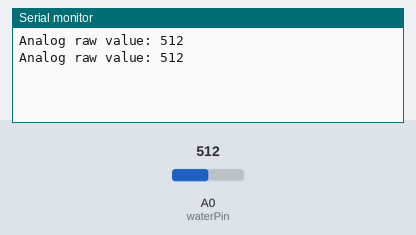
This sketch was run on a simulated Arduino Uno, built with avr-gcc and run on an emulated ATmega328P. Parts: the last lines printed to the serial monitor. The inputs (shaded band) are chosen by the test bench; at power-on: A0 (waterPin) = 512.

Above: at 1.8 s.
1.9 s: A0 (waterPin) set to 716
At 2.7 s:
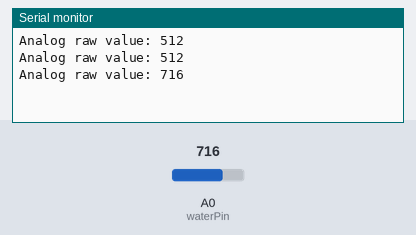
3.4 s: A0 (waterPin) set to 900
At 4.8 s:
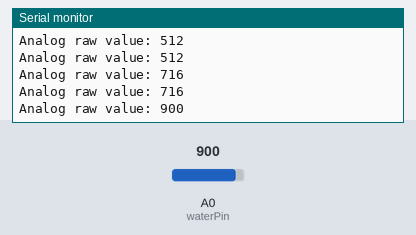
Timing chart, 0 to 6.4 s (numbered marks = the images above; inputs shaded):
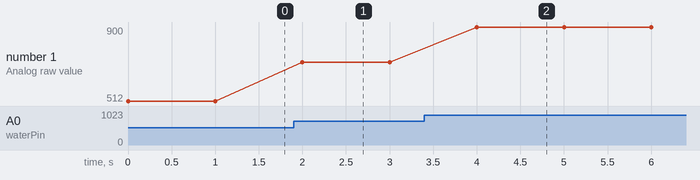

The sketch:

3_2_2020_water_level.ino
```cpp
//Signal pin on A0 (analog)
//Power pin on 3 (digital)
#define waterPin A0
#define powerPin 3

void setup() {
  //Initialize serial baud rate
  Serial.begin(115200);

  //set pin mode
  pinMode(waterPin,INPUT);
  pinMode(powerPin,OUTPUT);
}

void loop() {
  //turn on power pin and take reading
  digitalWrite(powerPin,HIGH);
  int val = analogRead(waterPin);
  Serial.print("Analog raw value: ");
  Serial.println(val);

  //Turn off power pin and get idle for 1s
  digitalWrite(powerPin,LOW);
  delay(1000);
}
```

Measured:
- after the input at 1.9 s, the serial monitor: prints a new line after 0.10 s (image 1)
- after the input at 3.4 s, the serial monitor: prints a new line after 0.60 s (image 2)
- plotted number 1: 512 → 716 after the input at 1.9 s, 716 → 900 after the input at 3.4 s
